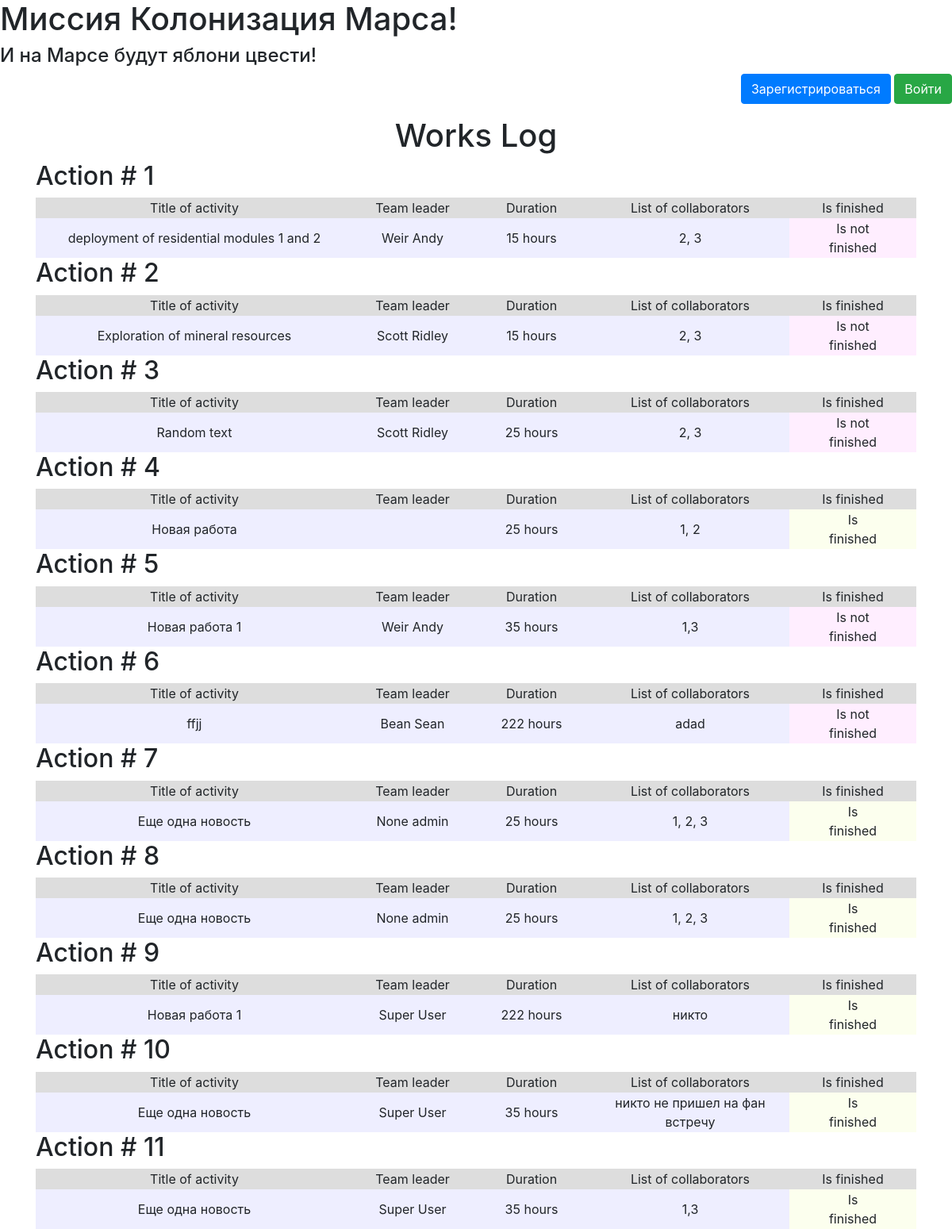
The page /works_log on the database its author committed.
### data/jobs.py (models this page shows)
class Jobs(SqlAlchemyBase):
    __tablename__ = 'jobs'
    id = sqlalchemy.Column(sqlalchemy.Integer,
                           primary_key=True, autoincrement=True)
    team_leader = sqlalchemy.Column(sqlalchemy.Integer,
                                    sqlalchemy.ForeignKey("users.id"))
    user = orm.relation('User')
    job = sqlalchemy.Column(sqlalchemy.String)
    work_size = sqlalchemy.Column(sqlalchemy.Integer)
    collaborators = sqlalchemy.Column(sqlalchemy.String)
    start_date = sqlalchemy.Column(sqlalchemy.DateTime)
    end_date = sqlalchemy.Column(sqlalchemy.DateTime)
    is_finished = sqlalchemy.Column(sqlalchemy.Boolean)

### data/users.py (models this page shows, shortened)
class User(SqlAlchemyBase, UserMixin):
    __tablename__ = 'users'
    id = sqlalchemy.Column(sqlalchemy.Integer,
                           primary_key=True, autoincrement=True)
    surname = sqlalchemy.Column(sqlalchemy.String)
    name = sqlalchemy.Column(sqlalchemy.String)
    age = sqlalchemy.Column(sqlalchemy.Integer)
    position = sqlalchemy.Column(sqlalchemy.String)
    speciality = sqlalchemy.Column(sqlalchemy.String)
    address = sqlalchemy.Column(sqlalchemy.String)
    email = sqlalchemy.Column(sqlalchemy.String,
                              index=True, unique=True, nullable=True)
    hashed_password = sqlalchemy.Column(sqlalchemy.String, nullable=True)
    modified_date = sqlalchemy.Column(sqlalchemy.DateTime,
                                      default=datetime.datetime.now)
    jobs = orm.relation("Jobs", back_populates='user')

### main.py (the view)
@app.route('/works_log')
def func():
    session = db_session.create_session()
    job = session.query(Jobs)
    return render_template("jobs.html", job=job)

### data/db_session.py (called while the page is built)
def create_session() -> Session:
    global __factory
    return __factory()

### templates/jobs.html (shortened to what this page needs)
{% extends "base.html" %}
{% block content %}
<center><h1>Works Log</h1></center>
{% for item in job%}
<h2>Action # {{ loop.index }}</h2>
<table width="100%">
    <tr style="background-color: #dddddd" align="center">
        <td width="400px">Title of activity</td>
        <td width="150px">Team leader</td>
        <td width="150px">Duration</td>
        <td width="250px">List of collaborators</td>
        <td>Is finished</td>
    </tr>
    <tr style="background-color: #eeeeff" align="center">
        <td>{{ item.job }}</td>
        <td>{{ item.user.surname }} {{ item.user.name }}</td>
        <td>{{ item.work_size }} hours</td>
        <td>{{ item.collaborators }}</td>
        {% if item.is_finished == True %}
        <td style="background-color: #fcffee">Is <br> finished</td>
        {% else %}
        <td style="background-color: #ffeeff"> Is not <br> finished</td>
        {% endif %}
    </tr>
</table>
{% endfor %}
{% endblock %}

### templates/base.html (shortened to what this page needs)
<!DOCTYPE html>
<html lang="en">
<head>
    <link rel="stylesheet" href="https://stackpath.bootstrapcdn.com/bootstrap/4.4.1/css/bootstrap.min.css">
    </head>
    <body>
        <h1>Миссия Колонизация Марса!</h1>
        <h4>И на Марсе будут яблони цвести!</h4>
        {% if current_user.is_authenticated %}
            <p align="right"><a class="navbar-brand" href="/logout">{{ current_user.name }}</a></p>
        {% else %}
            <p align="right">
            <a class="btn btn-primary " href="/register">Зарегистрироваться</a>
            <a class="btn btn-success" href="/login">Войти</a>
            </p>
        {% endif %}
    <main role="main" class="container">
    {% block content %}{% endblock %}
    </main>
    </body>
</html>

### rows shown on the page
Jobs: job "deployment of residential modules 1 and 2", user.surname "Weir", user.name "Andy", work_size "15", collaborators "2, 3", is_finished "Is not"
Jobs: job "Exploration of mineral resources", user.surname "Scott", user.name "Ridley", work_size "15", collaborators "2, 3", is_finished "Is not"
Jobs: job "Random text", user.surname "Scott", user.name "Ridley", work_size "25", collaborators "2, 3", is_finished "Is not"
Jobs: job "Новая работа", work_size "25", collaborators "1, 2", is_finished "Is"
Jobs: job "Новая работа 1", user.surname "Weir", user.name "Andy", work_size "35", collaborators "1,3", is_finished "Is not"
Jobs: job "ffjj", user.surname "Bean", user.name "Sean", work_size "222", collaborators "adad", is_finished "Is not"
Jobs: job "Еще одна новость", user.surname "None", user.name "admin", work_size "25", collaborators "1, 2, 3", is_finished "Is"
Jobs: job "Еще одна новость", user.surname "None", user.name "admin", work_size "25", collaborators "1, 2, 3", is_finished "Is"
Jobs: job "Новая работа 1", user.surname "Super", user.name "User", work_size "222", collaborators "никто", is_finished "Is"
Jobs: job "Еще одна новость", user.surname "Super", user.name "User", work_size "35", collaborators "никто не пришел на фан встречу", is_finished "Is"
Jobs: job "Еще одна новость", user.surname "Super", user.name "User", work_size "35", collaborators "1,3", is_finished "Is"
